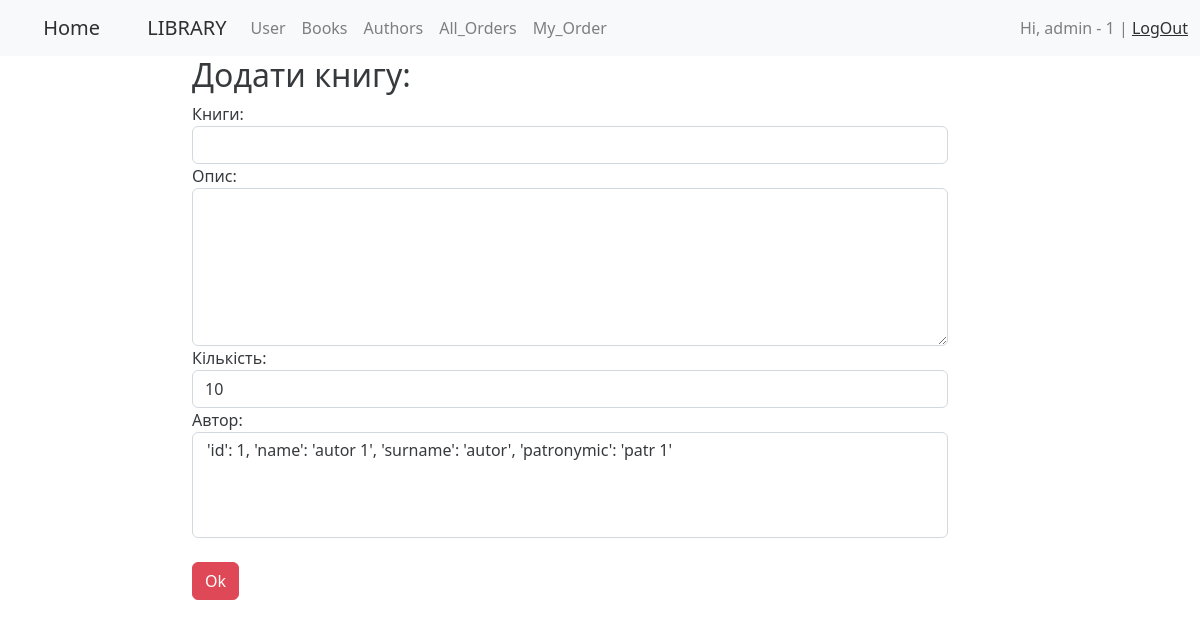
The app's page /book/add_book/ (signed in), older data.
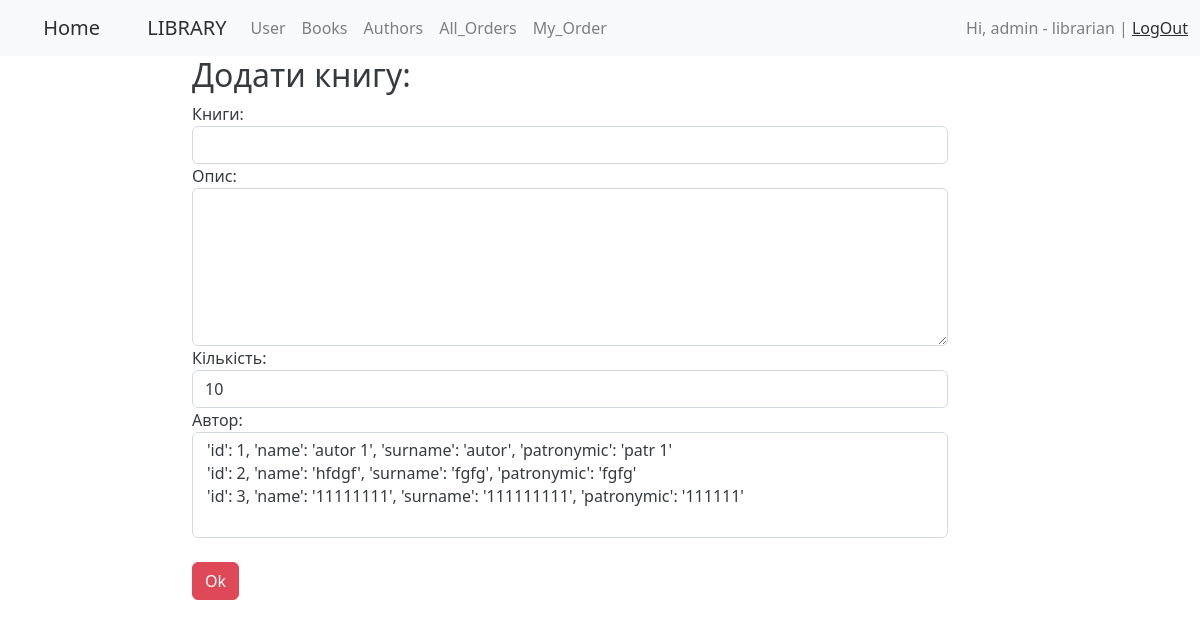
The same page, newer data.
### authentication/models.py (models this page shows, shortened)
class CustomUser(AbstractBaseUser):
    email = models.EmailField(
        verbose_name='email address',
        max_length=255,
        unique=True,
    )
    first_name = models.CharField(max_length=20, default=None, blank=True)
    last_name = models.CharField(max_length=20, blank=True)
    middle_name = models.CharField(max_length=20, blank=True)
    created_at = models.DateTimeField(editable=False, auto_now=datetime.datetime.now())
    updated_at = models.DateTimeField(auto_now=datetime.datetime.now())
    role = models.IntegerField(choices=ROLE_CHOICES, default=0)
    is_active = models.BooleanField(default=True)
    is_admin = models.BooleanField(default=False)  # STAFF, superuser
    objects = MyUserManager()
    USERNAME_FIELD = 'email'
    REQUIRED_FIELDS = ['first_name']
    class Meta:         # for admin.menu
        verbose_name= 'Користувач'
        verbose_name_plural = 'Користувачі'

### book/views.py (the view)
# urls.py: path('add_book/', AddBook.as_view(), name='add_book'),
class AddBook(CreateView):
    form_class = BookForm
    template_name = 'book/add_book.html'

### book/forms.py
class BookForm(forms.ModelForm):
    class Meta:
        model = Book
        fields = 'name', 'description', 'count', 'authors'
        widgets = {
            'name': forms.TextInput(attrs={'class': 'form-control'}),
            'description': forms.Textarea(attrs={'class': 'form-control', 'rows':6}),
            'count': forms.NumberInput(attrs={'class': 'form-control'}),
            'authors': forms.SelectMultiple(attrs={'class': 'form-control'})
        }

### author/models.py (called while the page is built)
    def __str__(self):
        return f"\'id\': {self.pk}, \'name\': \'{self.name}\'," \
               f" \'surname\': \'{self.surname}\', \'patronymic\': \'{self.patronymic}\'"

### book/templates/book/add_book.html (shortened to what this page needs)
{% extends 'base.html' %}
{% block content %}
<div class="list-group col-md-9">
    <form method="post" enctype="multipart/form-data">
        <H2>Додати книгу:</H2>
        {% for item in form %}
        <div class="form-group">
            {{ item.label_tag }}
            {{ item }}
        </div>
        {% endfor %}
        <br/>
        <button type="submit" class="btn btn-danger">Ok</button>
    </form>
</div>
{% endblock %}

### library/base.html (shortened to what this page needs)
<!DOCTYPE html>
<html lang="en">
<head>
    <link href="https://cdn.jsdelivr.net/npm/bootstrap@5.2.0/dist/css/bootstrap.min.css" rel="stylesheet"
>
</head>
<body>
<nav class="navbar navbar-expand-lg bg-light">
    <div class="container-fluid">
        <a class="navbar-brand" href="{% url 'home' %}">&#160;&nbsp;&nbsp; &#160; Home</a>
        <a class="navbar-brand" href="{% url 'list_books_main' %}">&#160;&nbsp;&nbsp; &#160; LIBRARY</a>
        <div class="collapse navbar-collapse" id="navbarNavAltMarkup">
            <div class="navbar-nav">
                <a class="nav-link" href="{% url 'list_users' %}">User</a>
                <a class="nav-link" href="{% url 'list_books' %}">Books</a>
                {% if request.user.is_authenticated %}
                <a class="nav-link" href="{% url 'list_author' %}">Authors</a>
                {% else %}
                <a class="nav-link disabled" href="#">Authors</a>
                {% endif %}
                <a class="nav-link" href="{% url 'list_orders' %}">All_Orders</a>
                <a class="nav-link" href="{% url 'my_orders' %}">My_Order</a>
            </div>
        </div>
        <span class="navbar-text" align="right">
            {% if request.user.is_authenticated %}
                Hi, {{ user.username }}  {{ user.first_name }} | <a href="{% url 'logout_url' %}">LogOut</a>
            {% else %}
                <a href="{%url 'register_url'%}">Register</a>|
                <a href="{%url 'login_url'%}">Login</a>
            {% endif %}
        </span>
    </div>
</nav>
<div class="row">
    <div class="list-group col-md-2">
    </div>
    <div class="list-group col-md-10">
        {% block content %} {% endblock %}
    </div>
</div>
</body>
</html>

Row changes from the older to the newer data that the page shows:
changed CustomUser: first_name "admin - 1" → "admin - librarian"
Text that changed along with them:
form field authors: "'id': 1, 'name': 'autor 1', 'surname': 'autor', 'patronymic': 'patr 1'" → "…'autor', 'patronymic': 'patr 1' / 'id': 2, 'name': 'hfdgf', 'surname': 'fgfg', 'patronymic': 'fgfg' / 'id': 3, 'name': '11111111', 'surname': '111111111', 'patronymic': '111111'"
